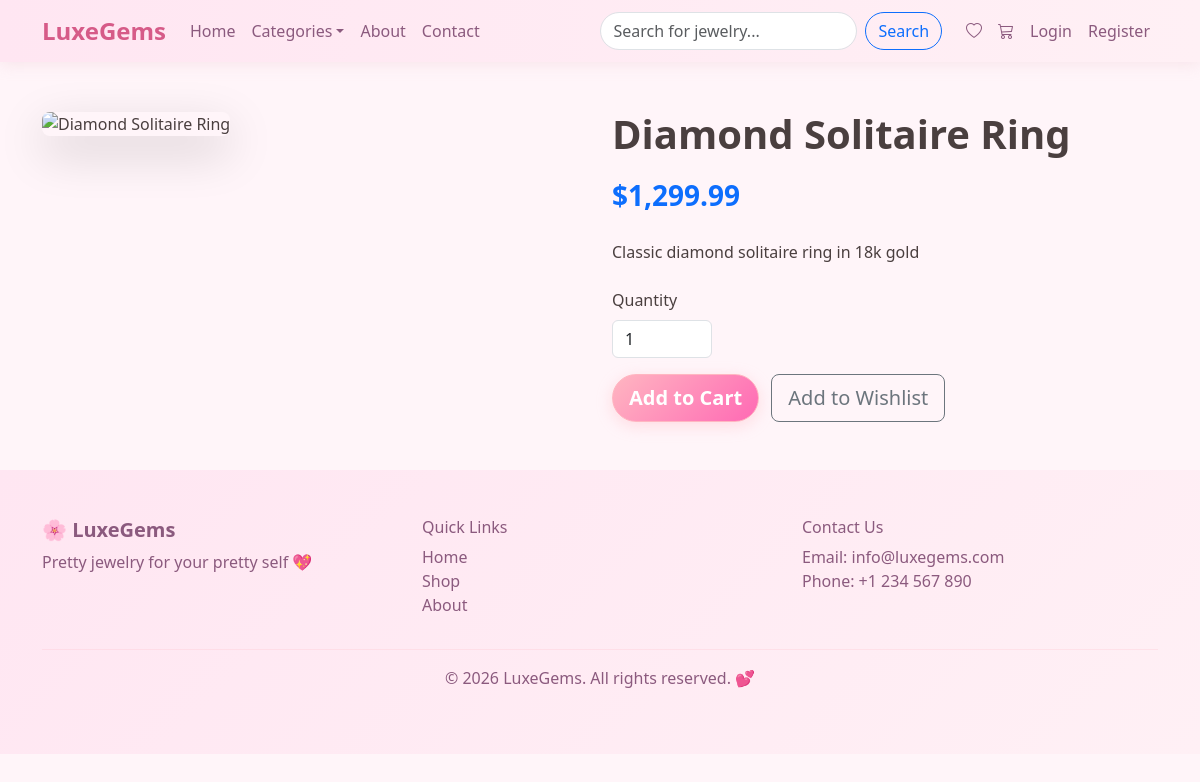
/product.php?slug=diamond-solitaire-ring, run on the app's committed database.
### tables this page shows
CREATE TABLE IF NOT EXISTS products (
    id INT AUTO_INCREMENT PRIMARY KEY,
    category_id INT,
    name VARCHAR(255) NOT NULL,
    slug VARCHAR(255) NOT NULL UNIQUE,
    description TEXT,
    price DECIMAL(10,2) NOT NULL,
    sale_price DECIMAL(10,2),
    stock INT DEFAULT 0,
    is_featured BOOLEAN DEFAULT FALSE,
    is_bestseller BOOLEAN DEFAULT FALSE,
    created_at TIMESTAMP DEFAULT CURRENT_TIMESTAMP,
    FOREIGN KEY (category_id) REFERENCES categories(id) ON DELETE SET NULL
);

### includes/functions.php (called while the page is built, shortened)
<?php
function formatPrice($price) {
    return '$' . number_format($price, 2);
}
?>

### product.php (the view, shortened to what this page needs)
<?php
require_once 'includes/auth.php';
$slug = cleanInput($_GET['slug']);
$stmt = $pdo->prepare("SELECT * FROM products WHERE slug = ?");
$stmt->execute([$slug]);
$product = $stmt->fetch();
require_once 'includes/header.php';
require_once 'includes/navbar.php';
?>
<section class="py-5">
    <div class="container">
        <div class="row">
            <div class="col-md-6">
                <img src="https://coresg-normal.trae.ai/api/ide/v1/text_to_image?prompt=<?php echo urlencode("elegant premium quality jewelry product photo " . $product['name']); ?>&image_size=square_hd" alt="<?php echo htmlspecialchars($product['name']); ?>" class="img-fluid rounded-3 shadow-lg">
            </div>
            <div class="col-md-6">
                <h1 class="fw-bold mb-3"><?php echo htmlspecialchars($product['name']); ?></h1>
                <p class="fs-3 text-primary fw-bold mb-4"><?php echo formatPrice($product['price']); ?></p>
                <p class="mb-4"><?php echo htmlspecialchars($product['description']); ?></p>
                <form action="add-to-cart.php" method="POST">
                    <div class="mb-3">
                        <label class="form-label">Quantity</label>
                        <input type="number" name="quantity" value="1" min="1" max="<?php echo $product['stock']; ?>" class="form-control" style="max-width: 100px;">
                    </div>
                    <button type="submit" class="btn btn-primary btn-lg">Add to Cart</button>
                    <a href="add-to-wishlist.php?product_id=<?php echo $product['id']; ?>" class="btn btn-outline-secondary btn-lg ms-2">Add to Wishlist</a>
                </form>
            </div>
        </div>
    </div>
</section>
<?php
require_once 'includes/footer.php';
?>

### assets/css/style.css (style rules this page uses)
* { margin: 0; padding: 0; box-sizing: border-box; }
body { font-family: 'Segoe UI', Tahoma, Geneva, Verdana, sans-serif; color: #4A3F3F; background-color: #FFF5F9; position: relative; overflow-x: hidden; }
.btn-primary { background: linear-gradient(135deg, #FFB6C1 0%, #FF69B4 100%); border-color: #FFB6C1; color: white; border-radius: 50px; font-weight: 600; box-shadow: 0 4px 15px rgba(255, 182, 193, 0.4); transition: all 0.3s ease; }

### data on the page
products: name "Diamond Solitaire Ring", price "$1,299.99", description "Classic diamond solitaire ring in 18k gold"
